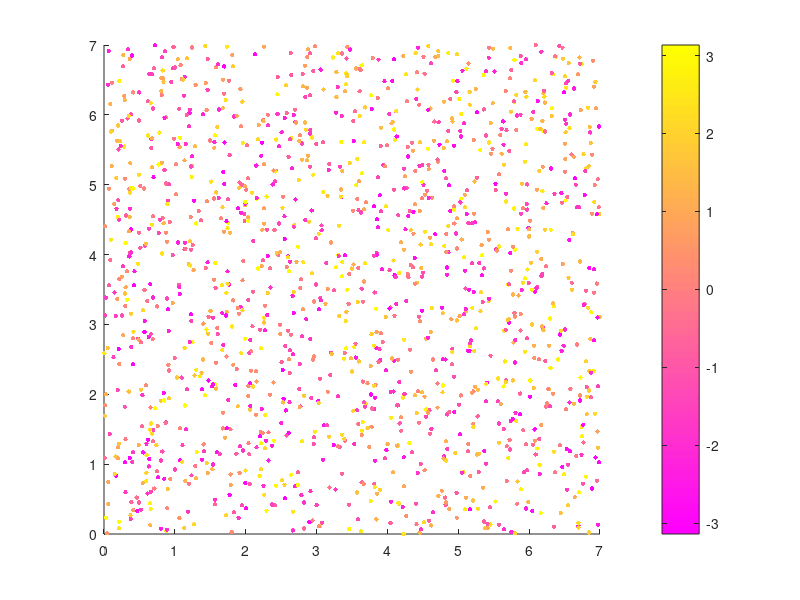

The MATLAB source for this figure: (Note: this script raises an error after producing the figure.)
%% Basic Vicsek Model Simulation
% Written by Anna Jellema-Butler
% On 12/9/2023 at UCSB 

% =========================================================
% Aim: To reproduce the Vicsek model in MATLAB and analyse the order
% parameter at different noise levels. 
% Steps of algorithm:
    % 1. Initialization
    % 2. Simulation loop
    % 3. Order parameter calculations 
    %   3.i. Plot OP over time
    %   3.ii. Plot steady-state OP for combinations of eta & N
% ==========================================================

%% 1. Initialization of parameters

% Set parameters for simulation
sim_time = 200; % max time to simulate over
vel = 1; % initial velocity
N = 1500; % particle number
L = 7 ; % size of box
r = 1; % interacting radius
eta = 0.8; % noise parameter (determines max value for random noise)
dt = 1; % time step
es = 1; % flag that indicates whether to exit loop when system stable 
prs_size = 100; % for convergence calc
prs_num = 0.01; % for convergence calc

% Initialize domain and particles with random positions and angles
x = L*rand(1,N);
y = L*rand(1,N);
theta = 2*pi*(rand(1,N)-0.5);

% Create arrays to store info
v = vel*ones(1,N); % magnitude of velocity for each particle
oP = zeros(1,sim_time); % order parameter at each time step

%% 2. Main simulation loop

% Setting up video file 
%videoObj = VideoWriter('Vicsek_Model_Simulation_condition_X.mp4', 'MPEG-4'); 
%videoObj.Quality = 100; 
%videoObj.FrameRate = 10;
%open(videoObj);

for time = 1:sim_time
    
    % Plot current particle positions, colored by angle
    % -------------------------------------------------
    scatter(x, y, 10,atan2(sin(theta), cos(theta)),'filled');
    colormap(spring);
    colorbar;
    clim([-pi, pi]);
    axis([0, L, 0, L]);
    set(gcf, 'Color', 'w')
    title(['Vicsek Model, Time Step: ' num2str(time)]);
    xlabel('X-axis');
    ylabel('Y-axis');

    % Write current frame to the video
    %writeVideo(videoObj, getframe(gcf));
    %pause(0.001);

    % Set up necesary arrays for next steps
    temp_x = zeros(1,N);
    temp_y = zeros(1,N);
    av_theta = zeros(1,N);
    phi = zeros(1,N);

    % Calculate average angle in the interacting circle
    % -------------------------------------------------
    % A) Get all pairwise distances
    dist = pdist([x' y'], 'euclidean');
    
    % B) Account for periodic boundaries 
    % - Necessary because for e.g. particles at x = 0.5 and x = 7 are
    % actually neighbors. 
    % - Thus, temporarily add L to any co-ords < r & subtract L from any
    % co-ords > L-r, and re-calculate distances. 
    % - Finally, concatenate D with temp distances and select the
    % smallest.
    temp_x(x<r) = L + x(x<r);
    temp_x(x>L-r) = x(x>L-r)-L;
    temp_x(r<=x & x<=L-r) = x(r<=x & x<=L-r);
    temp_y(y<r) = L + y(y<r);
    temp_y(y>L-r) = y(y>L-r)-L;
    temp_y(r<=y & y<=L-r) = y(r<=y & y<=L-r);
    temp_D = pdist([temp_x' temp_y'],'euclidean');   
    dist = min([dist; temp_D]); 

    % C) Convert to matrix representation
    M = squareform(dist); 

    % D) Find particles where distance < r & compute their average
    % direction angle 
    [row, col]=find(0<=M & M<r); 
    for i = 1:N
        list = row(col==i); % get list of neighbors
        av_theta(i) = atan2(mean(sin(theta(list))),mean(cos(theta(list))));
    end
        
    % Update positions, adjusting for periodic boundary conditions
    % -----------------------------------------------------------
    x = x + v.*cos(theta).*dt;
    y = y + v.*sin(theta).*dt;

    x(x<0) = L + x(x<0);
    x(L<x) = x(L<x) - L;
    y(y<0) = L + y(y<0);
    y(L<y) = y(L<y) - L;
    
    % Update angle of movement according to neighbors
    % -------------------------------------------------
    theta = av_theta + eta'.*(rand(1,N) - 0.5); 
    
    % Av. velocity calculations
    % -------------------------------------------------
    % A) Get the sum of all horizontal and verticle components of velocity 
    vel_x = sum(v.*cos(theta)); 
    vel_y = sum(v.*sin(theta)); 

    % B) Calculate the order parameter as sum of all particle velocities 
    % divided by number of velocities 
    oP(time) = ((vel_x.^2) + (vel_y^2)).^0.5 ./ sum(v);

    % C) Perform a convergence check
    % - Has the system reached a stable state?
    % - If the order parameter exhibits minimal variation over the specified
    % time window, the loop is exited. 
    if time>=prs_size % checking if enough time steps have passed 
        conv_Phi = oP(time-prs_size+1:time); % extract subset of order parameters 
        % from the time window specified
        if (max(conv_Phi)-min(conv_Phi)<prs_num) && (es==1), break,end 
    end
end

%close(videoObj);
 
if es==1 % Give v_a as the average of oP over the stable period ('steady
    % state order parameter')
    v_a = mean(conv_Phi);
    conv_ctr = abs(normalize(conv_Phi, 'center')); % subtracts the mean
    I = find(conv_ctr==min(conv_ctr),1); % finds minimum value index
    T = time-prs_size+I; % time at which minimum normalized OP occurred
else % give v_a as Phi at last time step
    v_a = oP(end)  
    T = NaN; % there is no specific stability time 
end


%% 3.i. Plotting the order parameter over time 

figure;
plot(1:sim_time, oP, 'LineWidth', 1.5)
title(['Order Parameter over Time (N=' num2str(N) ', L=' num2str(L) ', \eta=' num2str(eta) ')'])
xlabel('Frames');
ylabel('Average Velocity')
set(gcf, 'Color', 'w')
print('Va_plot_over_time', '-dpng', '-r600');

%% 3.ii. Plotting steady-state order parameter as a function of combinations of eta & N
% Specify the range of eta values to explore
eta_values = 0:0.5:5.0; % Adjust the range and step size as needed

% Define different combinations of N and L
param_combinations = [
    40, 3.1;
    100, 5;
    400, 10
];

% Initialize a cell array to store results for each combination
results_cell = cell(size(param_combinations, 1), 1);

% Loop over different combinations of N and L
for param_index = 1:size(param_combinations, 1)
    N = param_combinations(param_index, 1);
    L = param_combinations(param_index, 2);

    % Initialize arrays to store steady-state average velocities for each eta
    steady_state_velocities = zeros(size(eta_values));

    % Loop over different values of eta
    for eta_index = 1:length(eta_values)
        % Set parameters for simulation
        sim_time = 200;
        vel = 1;
        r = 1;
        eta = eta_values(eta_index);
        dt = 1;
        es = 1;
        prs_size = 100;
        prs_num = 0.01;

        % Initialize domain and particles with random positions and angles
        x = L * rand(1, N);
        y = L * rand(1, N);
        theta = 2 * pi * (rand(1, N) - 0.5);

        % Create arrays to store info
        v = vel * ones(1, N);
        Phi = zeros(1, sim_time);

        particle_trajectory = zeros(sim_time, N, 2);

        % Main simulation loop
        for time = 1:sim_time
           
        
            % Set up necesary arrays
            temp_x = zeros(1,N);
            temp_y = zeros(1,N);
            av_theta = zeros(1,N);
            phi = zeros(1,N);
        
            % Calculate average angle in the interacting circle
            % -------------------------------------------------
            % A) Get all pairwise distances
            dist = pdist([x' y'], 'euclidean');
            
            % B) Account for periodic boundaries 
            % - Necessary because for e.g. particles at x = 0.5 and x = 7 are
            % actually neighbors. 
            % - Thus, temporarily add L to any co-ords < r & subtract L from any
            % co-ords > L-r, and re-calculate distances. 
            % - Finally, concatenate D with temp distances and select the
            % smallest.
            temp_x(x<r) = L + x(x<r);
            temp_x(x>L-r) = x(x>L-r)-L;
            temp_x(r<=x & x<=L-r) = x(r<=x & x<=L-r);
            temp_y(y<r) = L + y(y<r);
            temp_y(y>L-r) = y(y>L-r)-L;
            temp_y(r<=y & y<=L-r) = y(r<=y & y<=L-r);
            temp_D = pdist([temp_x' temp_y'],'euclidean');   
            dist = min([dist; temp_D]); 
        
            % C) Convert to matrix representation
            M = squareform(dist); 
        
            % D) Find particles where distance < r & compute their average
            % direction angle 
            [row, col]=find(0<=M & M<r); 
            for i = 1:N
                list = row(col==i); % get list of neighbors
                av_theta(i) = atan2(mean(sin(theta(list))),mean(cos(theta(list))));
            end
                
            % Update positions, adjusting for periodic boundary conditions
            % -----------------------------------------------------------
            x = x + v.*cos(theta).*dt;
            y = y + v.*sin(theta).*dt;
        
            x(x<0) = L + x(x<0);
            x(L<x) = x(L<x) - L;
            y(y<0) = L + y(y<0);
            y(L<y) = y(L<y) - L;
            
            % Update angle of movement according to neighbors
            % -------------------------------------------------
            theta = av_theta + eta'.*(rand(1,N) - 0.5);
        
            % Update particle_trajectory array
            particle_trajectory(time, :, 1) = x; % store x positions
            particle_trajectory(time, :, 2) = y; % store y positions
        
            % Order parameter calculations
            % -------------------------------------------------
            % A) Get the sum of all horizontal and verticle components of velocity 
            vel_x = sum(v.*cos(theta)); 
            vel_y = sum(v.*sin(theta)); 
        
            % B) Calculate the order parameter as sum of all particle velocities 
            % divided by number of velocities 
        
            Phi(time) = ((vel_x.^2) + (vel_y^2)).^0.5 ./ sum(v);
        
            % C) Perform a convergence check
            % - Has the system reached a stable state?
            % - If the order parameter exhibits minimal variation over the specified
            % time window, the loop is exited. 
            if time>=prs_size % checking if enough time steps have passed 
                conv_Phi = Phi(time-prs_size+1:time); % extract subset of Phi 
                % from the time window specified
                if (max(conv_Phi)-min(conv_Phi)<prs_num) && (es==1), break,end 
            end
        end
    % Calculate steady-state average velocity as the average order parameter
        % over the stable period
        if es == 1
            v_a = mean(Phi(time - prs_size + 1:time));
        else
            v_a = Phi(end); % use the last value of Phi if stability is not achieved
        end

        % Store the steady-state average velocity for the current eta
        steady_state_velocities(eta_index) = v_a;
    end
    % Store the results for the current combination of N and L
    results_cell{param_index} = struct('N', N, 'L', L, 'eta_values', eta_values, 'velocities', steady_state_velocities);
end

% Plot the results for each combination of N and L
figure;
hold on;
for param_index = 1:size(param_combinations, 1)
    plot(results_cell{param_index}.eta_values, results_cell{param_index}.velocities, 'LineWidth', 1.5);
end
hold off;

xlabel('\eta', 'FontSize', 13);
ylabel('\vee_{\alpha}', 'FontSize', 13);
legend('N = 40, L = 3.1', 'N = 100, L = 5', 'N = 400, L = 10');
set(gcf, 'Color', 'w');
print('Steady_State_Velocity_vs_Eta_Multiple', '-dpng', '-r600');
